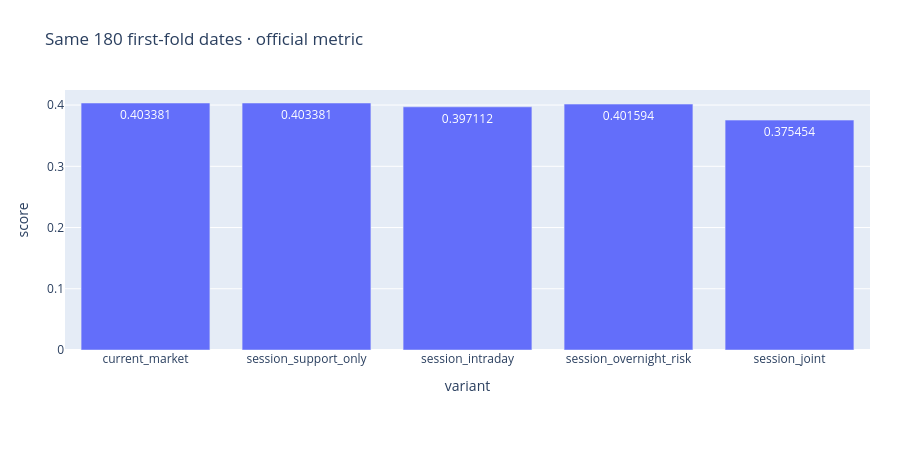

Source (notebook cell):
### Markdown cell above
## First-fold performance

### Code cell
figures[3][1].show(renderer='plotly_mimetype')

### Figure 1 — Plotly figure (JSON) as saved in the notebook; plotly's stock layout.template omitted (floating-point values rounded to 4 significant figures)
{"data": [{"hovertemplate": "variant=%{x}<br>score=%{y}<extra></extra>", "legendgroup": "", "marker": {"color": "#636efa", "pattern": {"shape": ""}}, "name": "", "orientation": "v", "showlegend": false, "textposition": "auto", "texttemplate": "%{y:.6f}", "type": "bar", "x": ["current_market", "session_support_only", "session_intraday", "session_overnight_risk", "session_joint"], "xaxis": "x", "y": [0.4034, 0.4034, 0.3971, 0.4016, 0.3755], "yaxis": "y"}], "layout": {"barmode": "relative", "height": 450, "legend": {"title": {"text": ""}, "tracegroupgap": 0}, "margin": {"b": 100, "l": 65, "r": 30, "t": 90}, "title": {"text": "Same 180 first-fold dates · official metric"}, "xaxis": {"anchor": "y", "domain": [0, 1], "title": {"text": "variant"}}, "yaxis": {"anchor": "x", "domain": [0, 1], "title": {"text": "score"}}}}
